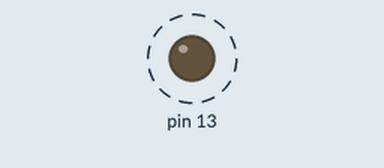
A sketch run on a simulated Arduino Uno, built with avr-gcc and run on an emulated ATmega328P. Shown: output pins drawn as LEDs (lit = HIGH). Dashed ring = blinking.

Above: at 0.03 s.
Timing chart, 0 to 3.0 s (numbered marks = the images above):
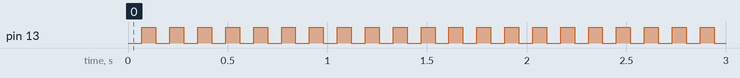

Measured:
- by itself, pin 13: alternates HIGH for 0.07 s and LOW for 0.07 s

The sketch:

__2.ino
```cpp
  	int t = 70;
  	int v = LOW;
void setup(){
	pinMode(13, OUTPUT);
	t = 70;
  	v = LOW;
}

void loop(){
	digitalWrite(13, v);
  	delay(t);
  if(v == LOW){
    digitalWrite(13, !v);
    delay(t);
  }else{
  	digitalWrite(13, !v);
  	delay(t-20);
    }
}
```
